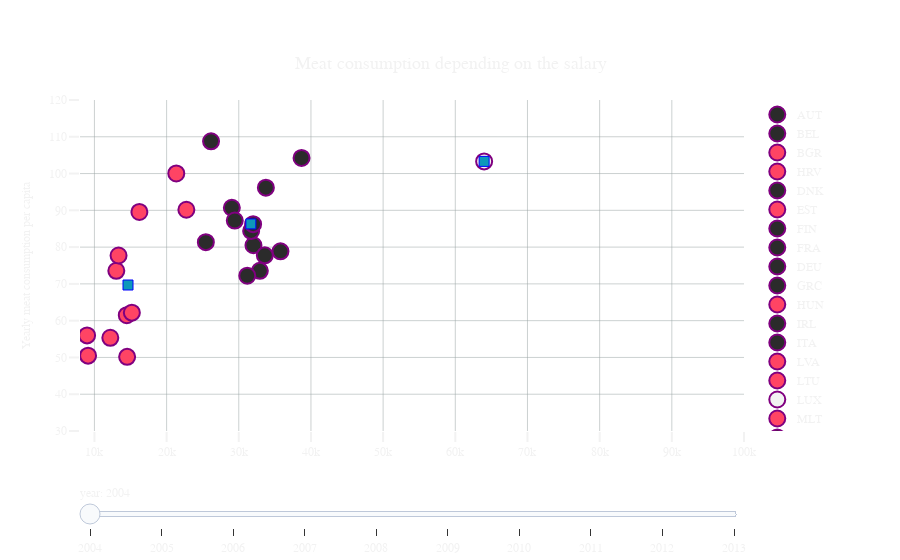

Source (notebook cell):
### Code cell
degree = 2

colors_kmeans = ['#FF4464', '#2B2B2B', '#F2F2F2']
color_centroid = '#0d98ba'
color=[f'rgb({np.random.randint(0,256)}, {np.random.randint(0,256)}, {np.random.randint(0,256)})' for _ in range(25)]

k_means_groups = []

# Create figure
fig = go.Figure()
fig_lin = go.Figure()

for i in range(10):
    visible = (i==0)
    #regression on data of one year
    model = make_pipeline(PolynomialFeatures(degree), linear_model.LinearRegression())
    y=df_meat[countries_both].iloc[i].to_numpy()[:, np.newaxis]
    x=df_gdp[countries_both].iloc[i].to_numpy()[:, np.newaxis]
    model.fit(x, y)
    t = np.linspace(0, 100000, 1000)
    t = t[:, np.newaxis]
    yt = model.predict(t)
    #fig.add_trace(go.Scatter(x = t[:,0],y = yt[:,0], name='Interpolation', marker_color = 'red', opacity=0.,line=dict(color='firebrick', width=3, dash='dot'), visible=visible))
    
    #kmean
    data_kmean = []
    for c in countries_both:
        data_kmean.append([df_gdp[c].iloc[i], df_meat[c].iloc[i]])
    data_kmean = np.array(data_kmean)
    k_means = KMeans(n_clusters=3, random_state=39847).fit(data_kmean)#81982 #123 #39847
    groups = k_means.predict(data_kmean)
    k_means_groups.append(groups)
    
    #one scatter per country
    for j, c in enumerate(countries_both):
        fig.add_trace(go.Scatter(y=[df_meat[c].iloc[i]], x=[df_gdp[c].iloc[i]], mode='markers', 
            marker=dict(
                size=16,
                color=colors_kmeans[groups[j]],#[str(i) for i in range(df_gdp.iloc[0].size)]
                line=dict(
                width=2,
                color='purple')),
            text=c, name=c, visible=visible))
        
    fig.add_trace(go.Scatter(x = k_means.cluster_centers_[:,0],y = k_means.cluster_centers_[:,1],
                             mode = 'markers', name='K means centroïds',
                             marker_color = color_centroid,
                             opacity=1, visible=visible,
                             marker=dict(size=10, symbol = 'square', line=dict(width=1, color='blue'))))
    
    
fig.update_xaxes(range=[8000, 100000])
fig.update_yaxes(range=[30, 120])

# Make 10th trace visible
fig.data[0].visible = True

# Create and add slider
n = 26
steps = []
for i in range(0, len(fig.data), n):
    step = dict(
        method="restyle",
        args=["visible", [False] * len(fig.data)],
        label=str(int(2004+i/n))
    )
    for j in range(n):
        step["args"][1][i+j] = True  # Toggle i'th trace to "visible"
    steps.append(step)
    



    
sliders = [dict(
    active=10,
    currentvalue={"prefix": "year: "},
    pad={"t": 50},
    steps=steps,
    name = "date"
)]

fig.update_layout(
    #visible=[False for i in range(270)],
    autosize=True,
    sliders=sliders,
    title={
        'text': "Meat consumption depending on the salary",
        'y':0.9,
        'x':0.5,
        'xanchor': 'center',
        'yanchor': 'top'},
    yaxis_title="Yearly meat consumption per capita",
    
)

change_config(fig).show()
